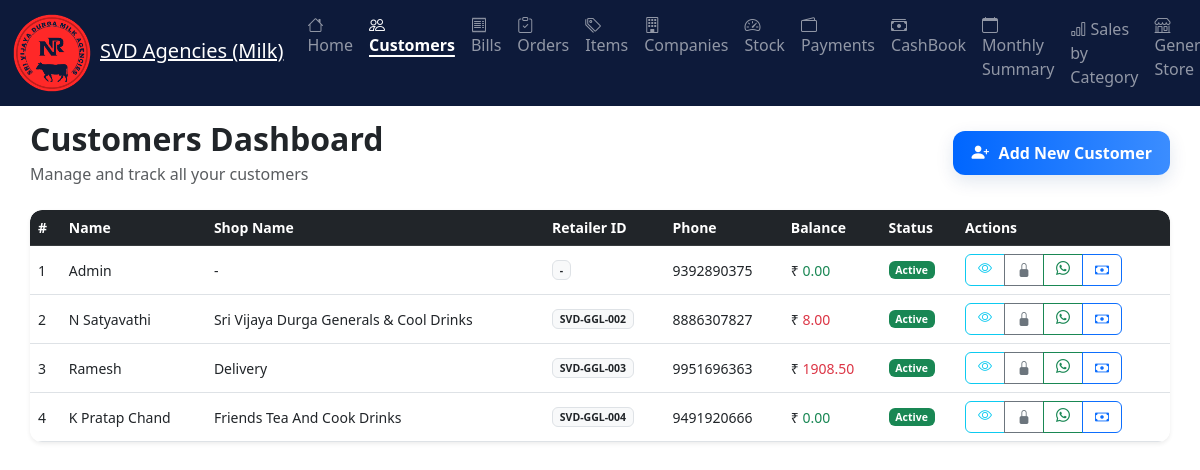
The app's page /milk_agency/customer-data/ (signed in), older data.
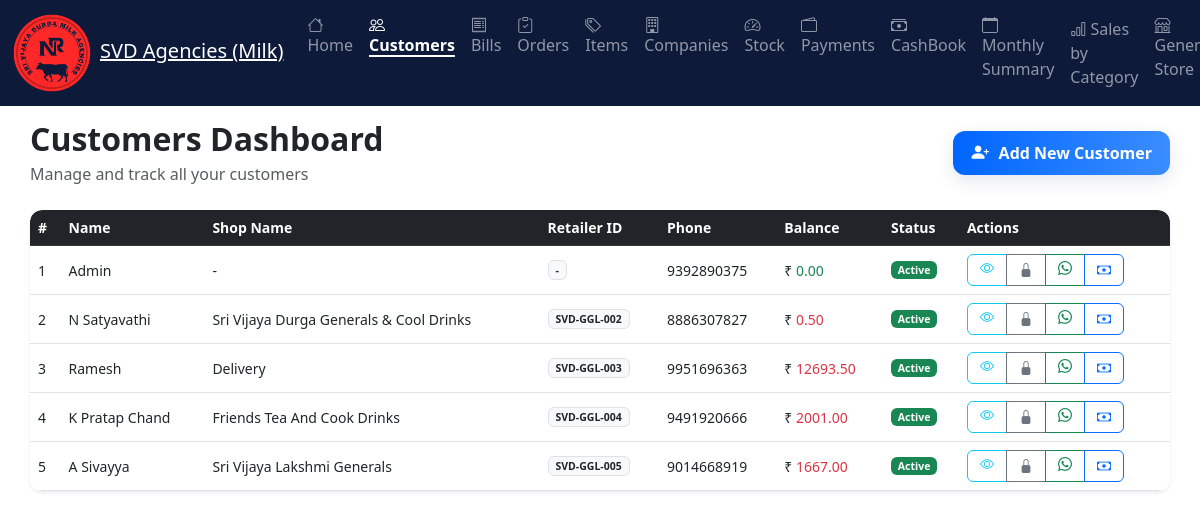
The same page, newer data.
### milk_agency/models.py (models this page shows, shortened)
class Customer(AbstractBaseUser, PermissionsMixin):
    phone = models.CharField(max_length=20, unique=True, help_text="Phone number for login")
    name = models.CharField(max_length=255)
    shop_name = models.CharField(max_length=255, blank=True, help_text="Name of the customer's shop")
    retailer_id = models.CharField(max_length=100, blank=True, help_text="Unique identifier for the retailer")
    flat_number = models.CharField(max_length=255, blank=True)
    area = models.CharField(max_length=255, blank=True)
    pin_code = models.CharField(max_length=10, blank=True)
    city = models.CharField(max_length=100, blank=True)
    state = models.CharField(max_length=100, blank=True)
    due = models.DecimalField(max_digits=12, decimal_places=2, default=0, help_text="Customer's current balance")
    is_commissioned = models.BooleanField(default=False, help_text="Whether this customer is eligible for commission calculation")
    is_delivery = models.BooleanField(default=False, help_text="Whether this customer is eligible for delivery")
    frozen = models.BooleanField(default=False)
    last_login = models.DateTimeField(blank=True, null=True)
    is_active = models.BooleanField(default=True)
    is_staff = models.BooleanField(default=False)  # Needed to access admin site
    objects = CustomerManager()
    USERNAME_FIELD = "phone"
    REQUIRED_FIELDS = ["name"]
    groups = models.ManyToManyField(
        'auth.Group',
        related_name='customer_groups',
        blank=True,
        help_text='The groups this customer belongs to.',
        verbose_name='groups',
    )
    user_permissions = models.ManyToManyField(
        'auth.Permission',
        related_name='customer_permissions',
        blank=True,
        help_text='Specific permissions for this customer.',
        verbose_name='user permissions',
    )
    class Meta:
        ordering = ["name"]

### milk_agency/views_customer.py (the view, shortened to what this page needs)
# urls.py: path('customer-data/', views_customer.customer_data, name='customer_data'),
@login_required
def customer_data(request):
    area_filter = request.GET.get('area')
    id_filter = request.GET.get('id')
    if area_filter:
        area_filter = area_filter.strip()
    if id_filter:
        id_filter = id_filter.strip()
    customers = Customer.objects.all().order_by('id')
    if area_filter and area_filter != "All":
        customers = customers.filter(area__icontains=area_filter)
    if id_filter and id_filter != "All":
        if id_filter.isdigit():
            customers = customers.filter(id=id_filter)
        else:
            customers = customers.filter(name__icontains=id_filter)
    for customer in customers:
        customer.total_balance = customer.bills.aggregate(
            total=Sum('op_due_amount')
        )['total'] or 0
    areas = Customer.objects.all().exclude(area__isnull=True).exclude(area='').values_list('area', flat=True).distinct().order_by('area')
    names = list(Customer.objects.all().values_list('id', 'name').order_by('name'))
    active_customers_count = Customer.objects.filter(frozen=False, is_superuser=False).count()
    inactive_customers_count = Customer.objects.filter(frozen=True, is_superuser=False).count()
    context = {
        'customers': customers,
        'areas': areas,
        'names': names,
        'selected_area': area_filter,
        'selected_id': id_filter,
        'active_customers_count': active_customers_count,
        'inactive_customers_count': inactive_customers_count,
    }
    return render(request, 'milk_agency/customer/customer_data.html', context)

### customer_portal/authentication.py (called while the page is built)
    def get_user(self, user_id):
        try:
            return Customer.objects.get(pk=user_id)
        except Customer.DoesNotExist:
            return None

### templates/milk_agency/customer/customer_data.html (shortened to what this page needs)
﻿{% extends "milk_agency/home/base.html" %}
{% load static %}
{% block content %}
<div class="container-fluid py-4">
  <div class="d-flex justify-content-between align-items-center mb-4">
    <div>
      <h2 class="fw-bold mb-1">Customers Dashboard</h2>
      <p class="text-muted mb-0">Manage and track all your customers</p>
    </div>
    <a href="{% url 'milk_agency:add_customer' %}" class="add-customer-btn d-flex align-items-center">
      <i class="bi bi-person-plus-fill add-icon"></i>
      <span class="add-text">Add New Customer</span>
    </a>
  </div>
  <div class="d-none d-md-block">
    <div class="card shadow-sm border-0">
      <div class="card-body p-0">
        <div class="table-responsive">
          <table class="table table-hover mb-0" id="customersTable">
            <thead class="table-dark">
              <tr>
                <th>#</th>
                <th>Name</th>
                <th>Shop Name</th>
                <th>Retailer ID</th>
                <th>Phone</th>
                <th>Balance</th>
                <th>Status</th>
                <th>Actions</th>
              </tr>
            </thead>
            <tbody>
              {% for customer in customers %}
              <tr data-customer-id="{{ customer.id }}" class="align-middle {% if customer.frozen %}table-secondary{% endif %}">
                <td>{{ forloop.counter }}</td>
                <td class="fw-medium">{{ customer.name }}</td>
                <td>{{ customer.shop_name|default:"-" }}</td>
                <td><span class="badge bg-light text-dark border">{{ customer.retailer_id|default:"-" }}</span></td>
                <td>{{ customer.phone }}</td>
                <td class="balance-cell">
                  ₹<span class="balance-value {% if customer.due > 0 %}text-danger{% else %}text-success{% endif %}">
                    {{ customer.due|default:0|floatformat:2 }}
                  </span>
                </td>
                <td class="status-cell">
                  {% if customer.frozen %}
                    <span class="badge bg-danger">Frozen</span>
                  {% else %}
                    <span class="badge bg-success">Active</span>
                  {% endif %}
                </td>
                <td>
                  <div class="btn-group">
                    <a href="{% url 'milk_agency:edit_customer' customer.id %}" class="btn btn-sm btn-outline-info"><i class="bi bi-eye"></i></a>
                    <button class="btn btn-sm freeze-btn btn-outline-{% if customer.frozen %}success{% else %}secondary{% endif %}"
                        data-customer-id="{{ customer.id }}">
                      <i class="bi bi-{% if customer.frozen %}unlock-fill{% else %}lock-fill{% endif %}"></i>
                    </button>
                    <a href="https://wa.me/{{ customer.phone }}" class="btn btn-sm btn-outline-success" target="_blank"><i class="bi bi-whatsapp"></i></a>
                    <button class="btn btn-sm btn-outline-primary balance-btn"
                        data-customer-id="{{ customer.id }}"
                        data-customer-name="{{ customer.name|escapejs }}"
                        data-current-balance="{{ customer.due }}">
                      <i class="bi bi-cash"></i>
                    </button>
                  </div>
                </td>
              </tr>
              {% endfor %}
            </tbody>
          </table>
        </div>
      </div>
    </div>
  </div>
</div>
{% endblock %}

Row changes from the older to the newer data that the page shows:
changed Customer "N Satyavathi": due "8.00" → "0.50"
changed Customer "Ramesh": due "1908.50" → "12693.50"
changed Customer "K Pratap Chand": due "0.00" → "2001.00"
added Customer: name "A Sivayya", shop_name "Sri Vijaya Lakshmi Generals", retailer_id "SVD-GGL-005", phone "9014668919", due "1667.00", frozen "Active"
